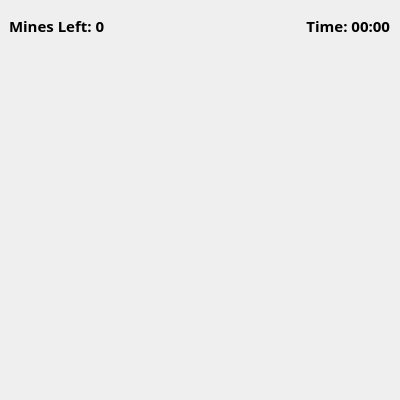
<?xml version="1.0" encoding="UTF-8"?>
<ui version="4.0">
 <class>PlayWindow</class>
 <widget class="QDialog" name="PlayWindow">
  <property name="geometry">
   <rect>
    <x>0</x>
    <y>0</y>
    <width>400</width>
    <height>400</height>
   </rect>
  </property>
  <property name="windowTitle">
   <string>Minesweeper - Game</string>
  </property>
  <widget class="QWidget" name="gridLayoutWidget">
   <property name="geometry">
    <rect>
     <x>9</x>
     <y>49</y>
     <width>381</width>
     <height>341</height>
    </rect>
   </property>
   <layout class="QGridLayout" name="gridLayout">
    <property name="sizeConstraint">
     <enum>QLayout::SetMinAndMaxSize</enum>
    </property>
   </layout>
  </widget>
  <widget class="QWidget" name="gridLayoutWidget_2">
   <property name="geometry">
    <rect>
     <x>9</x>
     <y>10</y>
     <width>381</width>
     <height>31</height>
    </rect>
   </property>
   <layout class="QGridLayout" name="gridLayoutHeader">
    <property name="sizeConstraint">
     <enum>QLayout::SetMinAndMaxSize</enum>
    </property>
    <item row="0" column="1">
     <widget class="QLabel" name="labelTime">
      <property name="font">
       <font>
        <family>MV Boli</family>
        <pointsize>11</pointsize>
        <bold>true</bold>
       </font>
      </property>
      <property name="text">
       <string>Time: 00:00</string>
      </property>
      <property name="alignment">
       <set>Qt::AlignRight|Qt::AlignTrailing|Qt::AlignVCenter</set>
      </property>
     </widget>
    </item>
    <item row="0" column="0">
     <widget class="QLabel" name="labelMinesLeft">
      <property name="font">
       <font>
        <family>MV Boli</family>
        <pointsize>11</pointsize>
        <bold>true</bold>
       </font>
      </property>
      <property name="text">
       <string>Mines Left: 0</string>
      </property>
     </widget>
    </item>
   </layout>
  </widget>
 </widget>
 <resources/>
 <connections/>
</ui>
